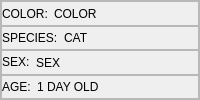
                              <widget class="QFrame" name="frame_15">
                               <property name="sizePolicy">
                                <sizepolicy hsizetype="Expanding" vsizetype="Expanding">
                                 <horstretch>0</horstretch>
                                 <verstretch>0</verstretch>
                                </sizepolicy>
                               </property>
                               <property name="styleSheet">
                                <string notr="true">font: 63 13pt &quot;Montserrat SemiBold&quot;;
color:rgb(0, 0, 0);</string>
                               </property>
                               <property name="frameShape">
                                <enum>QFrame::StyledPanel</enum>
                               </property>
                               <property name="frameShadow">
                                <enum>QFrame::Raised</enum>
                               </property>
                               <layout class="QVBoxLayout" name="verticalLayout_22">
                                <property name="spacing">
                                 <number>0</number>
                                </property>
                                <property name="leftMargin">
                                 <number>0</number>
                                </property>
                                <property name="topMargin">
                                 <number>0</number>
                                </property>
                                <property name="rightMargin">
                                 <number>0</number>
                                </property>
                                <property name="bottomMargin">
                                 <number>0</number>
                                </property>
                                <item>
                                 <widget class="QFrame" name="frame_32">
                                  <property name="sizePolicy">
                                   <sizepolicy hsizetype="Preferred" vsizetype="Expanding">
                                    <horstretch>0</horstretch>
                                    <verstretch>0</verstretch>
                                   </sizepolicy>
                                  </property>
                                  <property name="frameShape">
                                   <enum>QFrame::StyledPanel</enum>
                                  </property>
                                  <property name="frameShadow">
                                   <enum>QFrame::Raised</enum>
                                  </property>
                                  <layout class="QHBoxLayout" name="horizontalLayout_48">
                                   <property name="leftMargin">
                                    <number>0</number>
                                   </property>
                                   <property name="topMargin">
                                    <number>0</number>
                                   </property>
                                   <property name="rightMargin">
                                    <number>0</number>
                                   </property>
                                   <property name="bottomMargin">
                                    <number>0</number>
                                   </property>
                                   <item>
                                    <widget class="QLabel" name="label_17">
                                     <property name="sizePolicy">
                                      <sizepolicy hsizetype="Fixed" vsizetype="Preferred">
                                       <horstretch>0</horstretch>
                                       <verstretch>0</verstretch>
                                      </sizepolicy>
                                     </property>
                                     <property name="styleSheet">
                                      <string notr="true">font: 87 13pt &quot;Montserrat Black&quot;;
color:rgb(0, 0, 0);</string>
                                     </property>
                                     <property name="text">
                                      <string>COLOR:</string>
                                     </property>
                                    </widget>
                                   </item>
                                   <item>
                                    <widget class="QLabel" name="petColorLabel">
                                     <property name="sizePolicy">
                                      <sizepolicy hsizetype="Preferred" vsizetype="Expanding">
                                       <horstretch>0</horstretch>
                                       <verstretch>0</verstretch>
                                      </sizepolicy>
                                     </property>
                                     <property name="styleSheet">
                                      <string notr="true"/>
                                     </property>
                                     <property name="text">
                                      <string>COLOR</string>
                                     </property>
                                     <property name="alignment">
                                      <set>Qt::AlignLeading|Qt::AlignLeft|Qt::AlignVCenter</set>
                                     </property>
                                     <property name="wordWrap">
                                      <bool>true</bool>
                                     </property>
                                    </widget>
                                   </item>
                                  </layout>
                                 </widget>
                                </item>
                                <item>
                                 <widget class="QFrame" name="frame_30">
                                  <property name="sizePolicy">
                                   <sizepolicy hsizetype="Preferred" vsizetype="Expanding">
                                    <horstretch>0</horstretch>
                                    <verstretch>0</verstretch>
                                   </sizepolicy>
                                  </property>
                                  <property name="frameShape">
                                   <enum>QFrame::StyledPanel</enum>
                                  </property>
                                  <property name="frameShadow">
                                   <enum>QFrame::Raised</enum>
                                  </property>
                                  <layout class="QHBoxLayout" name="horizontalLayout_45">
                                   <property name="leftMargin">
                                    <number>0</number>
                                   </property>
                                   <property name="topMargin">
                                    <number>0</number>
                                   </property>
                                   <property name="rightMargin">
                                    <number>0</number>
                                   </property>
                                   <property name="bottomMargin">
                                    <number>0</number>
                                   </property>
                                   <item>
                                    <widget class="QLabel" name="label_14">
                                     <property name="sizePolicy">
                                      <sizepolicy hsizetype="Fixed" vsizetype="Preferred">
                                       <horstretch>0</horstretch>
                                       <verstretch>0</verstretch>
                                      </sizepolicy>
                                     </property>
                                     <property name="styleSheet">
                                      <string notr="true">font: 87 13pt &quot;Montserrat Black&quot;;
color:rgb(0, 0, 0);</string>
                                     </property>
                                     <property name="text">
                                      <string>SPECIES:</string>
                                     </property>
                                    </widget>
                                   </item>
                                   <item>
                                    <widget class="QLabel" name="speciesLabel">
                                     <property name="sizePolicy">
                                      <sizepolicy hsizetype="Preferred" vsizetype="Expanding">
                                       <horstretch>0</horstretch>
                                       <verstretch>0</verstretch>
                                      </sizepolicy>
                                     </property>
                                     <property name="styleSheet">
                                      <string notr="true"/>
                                     </property>
                                     <property name="text">
                                      <string>CAT</string>
                                     </property>
                                     <property name="alignment">
                                      <set>Qt::AlignLeading|Qt::AlignLeft|Qt::AlignVCenter</set>
                                     </property>
                                     <property name="wordWrap">
                                      <bool>true</bool>
                                     </property>
                                    </widget>
                                   </item>
                                  </layout>
                                 </widget>
                                </item>
                                <item>
                                 <widget class="QFrame" name="frame_34">
                                  <property name="sizePolicy">
                                   <sizepolicy hsizetype="Preferred" vsizetype="Expanding">
                                    <horstretch>0</horstretch>
                                    <verstretch>0</verstretch>
                                   </sizepolicy>
                                  </property>
                                  <property name="styleSheet">
                                   <string notr="true"/>
                                  </property>
                                  <property name="frameShape">
                                   <enum>QFrame::StyledPanel</enum>
                                  </property>
                                  <property name="frameShadow">
                                   <enum>QFrame::Raised</enum>
                                  </property>
                                  <layout class="QHBoxLayout" name="horizontalLayout_50">
                                   <property name="leftMargin">
                                    <number>0</number>
                                   </property>
                                   <property name="topMargin">
                                    <number>0</number>
                                   </property>
                                   <property name="rightMargin">
                                    <number>0</number>
                                   </property>
                                   <property name="bottomMargin">
                                    <number>0</number>
                                   </property>
                                   <item>
                                    <widget class="QLabel" name="label_19">
                                     <property name="sizePolicy">
                                      <sizepolicy hsizetype="Fixed" vsizetype="Fixed">
                                       <horstretch>0</horstretch>
                                       <verstretch>0</verstretch>
                                      </sizepolicy>
                                     </property>
                                     <property name="styleSheet">
                                      <string notr="true">font: 87 13pt &quot;Montserrat Black&quot;;
color:rgb(0, 0, 0);</string>
                                     </property>
                                     <property name="text">
                                      <string>SEX:</string>
                                     </property>
                                    </widget>
                                   </item>
                                   <item>
                                    <widget class="QLabel" name="petSexLabel">
                                     <property name="sizePolicy">
                                      <sizepolicy hsizetype="Preferred" vsizetype="Expanding">
                                       <horstretch>0</horstretch>
                                       <verstretch>0</verstretch>
                                      </sizepolicy>
                                     </property>
                                     <property name="styleSheet">
                                      <string notr="true"/>
                                     </property>
                                     <property name="text">
                                      <string>SEX</string>
                                     </property>
                                     <property name="alignment">
                                      <set>Qt::AlignLeading|Qt::AlignLeft|Qt::AlignVCenter</set>
                                     </property>
                                     <property name="wordWrap">
                                      <bool>true</bool>
                                     </property>
                                    </widget>
                                   </item>
                                  </layout>
                                 </widget>
                                </item>
                                <item>
                                 <widget class="QFrame" name="frame_35">
                                  <property name="sizePolicy">
                                   <sizepolicy hsizetype="Preferred" vsizetype="Expanding">
                                    <horstretch>0</horstretch>
                                    <verstretch>0</verstretch>
                                   </sizepolicy>
                                  </property>
                                  <property name="frameShape">
                                   <enum>QFrame::StyledPanel</enum>
                                  </property>
                                  <property name="frameShadow">
                                   <enum>QFrame::Raised</enum>
                                  </property>
                                  <layout class="QHBoxLayout" name="horizontalLayout_47">
                                   <property name="leftMargin">
                                    <number>0</number>
                                   </property>
                                   <property name="topMargin">
                                    <number>0</number>
                                   </property>
                                   <property name="rightMargin">
                                    <number>0</number>
                                   </property>
                                   <property name="bottomMargin">
                                    <number>0</number>
                                   </property>
                                   <item>
                                    <widget class="QLabel" name="label_20">
                                     <property name="sizePolicy">
                                      <sizepolicy hsizetype="Fixed" vsizetype="Preferred">
                                       <horstretch>0</horstretch>
                                       <verstretch>0</verstretch>
                                      </sizepolicy>
                                     </property>
                                     <property name="styleSheet">
                                      <string notr="true">font: 87 13pt &quot;Montserrat Black&quot;;
color:rgb(0, 0, 0);</string>
                                     </property>
                                     <property name="text">
                                      <string>AGE:</string>
                                     </property>
                                    </widget>
                                   </item>
                                   <item>
                                    <widget class="QLabel" name="petAgeLabel">
                                     <property name="sizePolicy">
                                      <sizepolicy hsizetype="Preferred" vsizetype="Expanding">
                                       <horstretch>0</horstretch>
                                       <verstretch>0</verstretch>
                                      </sizepolicy>
                                     </property>
                                     <property name="styleSheet">
                                      <string notr="true"/>
                                     </property>
                                     <property name="text">
                                      <string>1 DAY OLD</string>
                                     </property>
                                     <property name="alignment">
                                      <set>Qt::AlignLeading|Qt::AlignLeft|Qt::AlignVCenter</set>
                                     </property>
                                     <property name="wordWrap">
                                      <bool>true</bool>
                                     </property>
                                    </widget>
                                   </item>
                                  </layout>
                                 </widget>
                                </item>
                               </layout>
                              </widget>
